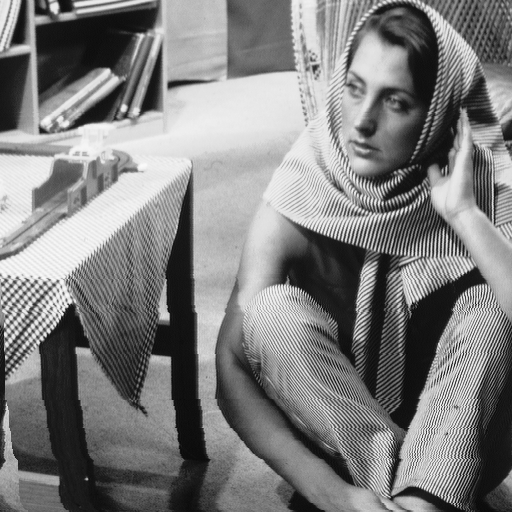
%> input picture test_image.bmp, 512 x 512 px
$ octave --eval "result = AmpPhaseDFT(imread('test_image.bmp'));"   (GNU Octave 9; MATLAB toolbox functions it lacks are replaced by stand-ins)
%> lines starting %> are read from the running program, lines starting %| are printed output that depends on the picture; in (x1, y1, x2, y2) boxes, pixels count from 0 and x2, y2 are one past the last pixel; in counts of white or black regions, pixels touching at a corner belong together; the program's own positions count from 1
function [ mag_out, phase_out ] = AmpPhaseDFT( inputimage )
    X = inputimage;
%> X is the input picture: size 512x512 uint8; min 7, max 250, mean 126.6
    [nRow, nCol, nDim] = size( X );
%> nRow = 512; nCol = 512; nDim = 1

    if nDim ~= 1
        error('input image is not grayscale')
    end

    N=nRow;
%> N = 512
    hp=(N/2) + 1;
%> hp = 257


    if ~isa(X,'double')
        warning('input image is not double precision')
        X = im2double( X );
%> X: size 512x512 double
    end

    Y = fft2( X );
    Yreal = real( Y );
    Yimag = imag( Y );
    th = 1e-10;
    mag = 2*abs( Y );
    phase = -1*angle(Y);
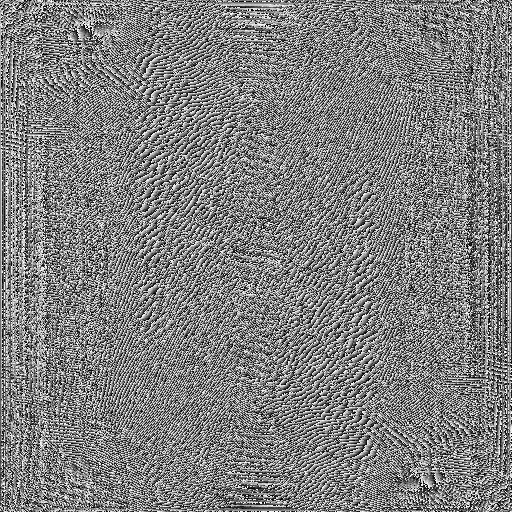
%> phase: size 512x512 double; min -3.14, max 3.14, mean -1.2e-05; drawn with min black and max white

    idx =  abs(Yreal) < th & ~(abs(Yimag) <th) ;
%> idx: size 512x512 logical; every value is 0
    phase(idx) = pi/2;

    idx =  abs(Yimag) < th ;
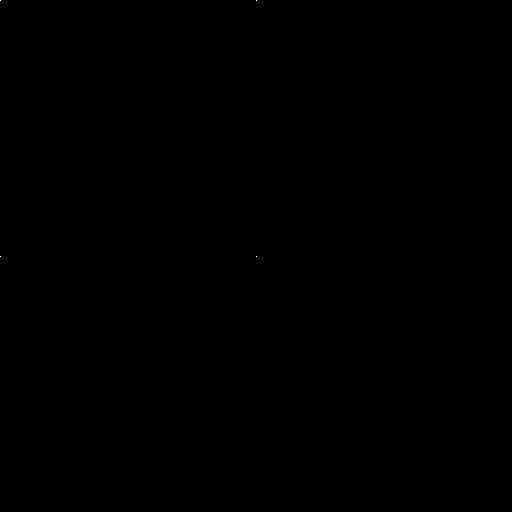
%> idx: size 512x512 logical; 0% white in thin lines or dots, all inside (x1, y1, x2, y2) = (0, 0, 257, 257)
    phase(idx) = 0;
%> phase: size 512x512 double; under 0.01% of pixels changed, all inside (x1, y1, x2, y2) = (256, 256, 257, 257)


    mag(1,1) = Y(1,1);
%> mag: size 512x512 double; min 0.0538, max 130132.4, mean 85.2
    mag(1,nCol/2+1) = Y(1,nCol/2+1);
%> mag: size 512x512 double; min 0.0538, max 130132.4, mean 85.2; mean of the top-left, top-right, bottom-left and bottom-right quarters 95.3, 78.6, 78.4, 88.4
    mag(nRow/2+1,1) = Y(nRow/2+1,1);
    mag(nRow/2+1, nCol/2+1) = Y(nRow/2+1, nCol/2+1);
%> mag: size 512x512 double; min -5.58, max 130132.4, mean 85.2

    mag_out = mag(1:hp,:);
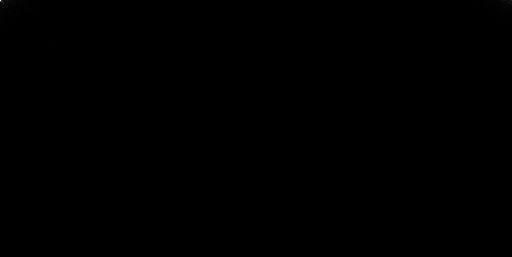
%> mag_out: size 257x512 double; min -5.58, max 130132.4, mean 86.7; drawn with min black and max white
    phase_out = phase(1:hp,:);
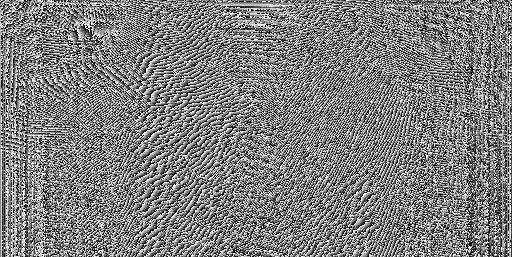
%> phase_out: size 257x512 double; min -3.14, max 3.14, mean 0.0156; drawn with min black and max white
end
